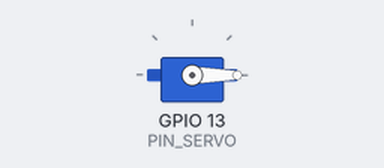
Simulated run of this sketch. Board: ESP32. Shown: servo.

Above: at 0.05 s.
At 0.2 s:
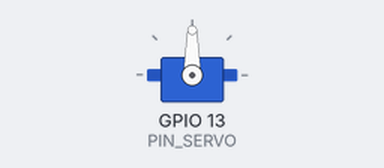
At 0.35 s:
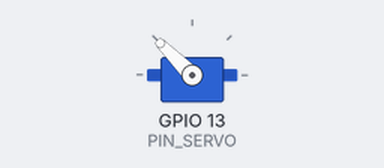
At 0.7 s:
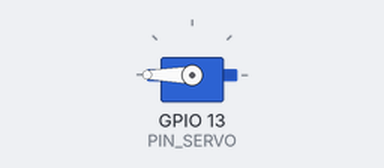
Timing chart, 0 to 3.0 s (numbered marks = the images above):
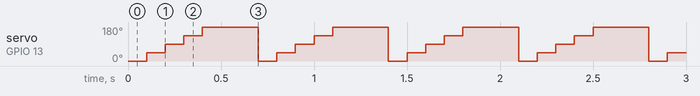

The sketch:

25_Servo.ino
```cpp
#include <ESP32Servo.h>
#define PIN_SERVO 13

//handler
Servo miServo;
void setup() {
  miServo.setPeriodHertz(80);
  miServo.attach(PIN_SERVO,500,2500);
}

void loop() {
 /*
  //pá lante
  for(int i=0;i<300;i++){
    miServo.write(i);
    delay(20);
  }

  delay(200);

  //pá tras
  for(int i=300;i>0;i--){
    miServo.write(i);
    delay(20);
  }

  delay(200);
  */

//pá lante
  for(int i=0;i<300;i+=45){
    miServo.write(i);
    delay(100);
  }

}
```

Measured:
- by itself, servo on GPIO 13 (PIN_SERVO): repeats every 0.70 s: 90° 0.10 s, 135° 0.10 s, 180° 0.30 s, 0° 0.10 s, 45° 0.10 s
